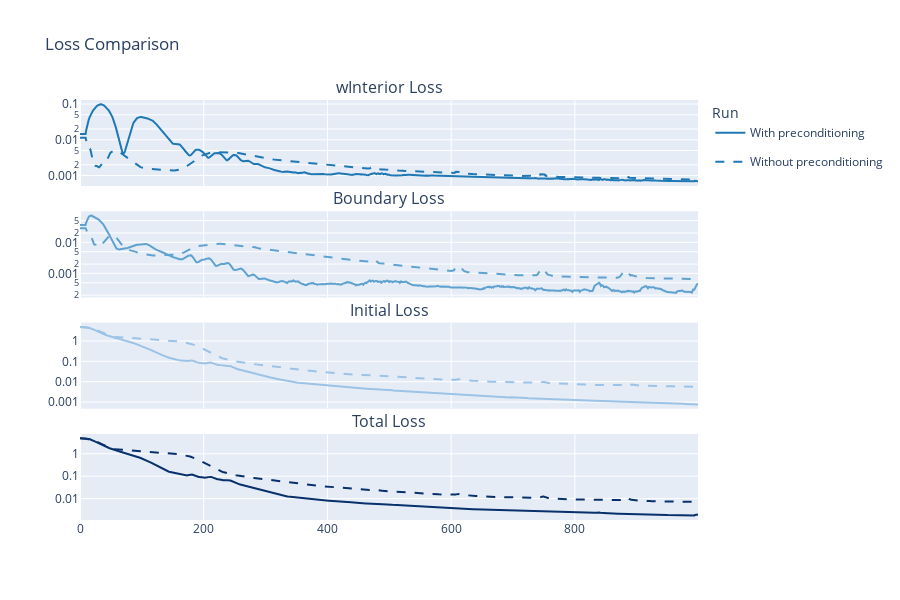

Notebook source saved alongside this figure:
### Markdown cell above
### Compare both runs

### Code cell
compare_loss_histories(
    [with_pre_state,without_pre_state],
    labels=["With preconditioning", "Without preconditioning"],
    smooth=True,
    smooth_window=10,
)

### Figure 1 — Plotly figure (JSON) as saved in the notebook; plotly's stock layout.template omitted (floating-point values rounded to 4 significant figures; data arrays with more than 128 entries replaced by an {"elided": "..."} marker saying what was removed)
{"data": [{"legendgroup": "With preconditioning", "line": {"color": "#1f77b4", "dash": "solid"}, "mode": "lines", "name": "With preconditioning", "showlegend": true, "type": "scatter", "x": {"elided": "1000 int values"}, "xaxis": "x", "y": {"elided": "1000 float values"}, "yaxis": "y"}, {"legendgroup": "With preconditioning", "line": {"color": "#5fa2d0", "dash": "solid"}, "mode": "lines", "name": "With preconditioning", "showlegend": false, "type": "scatter", "x": {"elided": "1000 int values"}, "xaxis": "x2", "y": {"elided": "1000 float values"}, "yaxis": "y2"}, {"legendgroup": "With preconditioning", "line": {"color": "#9cc3e6", "dash": "solid"}, "mode": "lines", "name": "With preconditioning", "showlegend": false, "type": "scatter", "x": {"elided": "1000 int values"}, "xaxis": "x3", "y": {"elided": "1000 float values"}, "yaxis": "y3"}, {"legendgroup": "With preconditioning", "line": {"color": "#08306B", "dash": "solid"}, "mode": "lines", "name": "With preconditioning", "showlegend": false, "type": "scatter", "x": {"elided": "1000 int values"}, "xaxis": "x4", "y": {"elided": "1000 float values"}, "yaxis": "y4"}, {"legendgroup": "Without preconditioning", "line": {"color": "#1f77b4", "dash": "dash"}, "mode": "lines", "name": "Without preconditioning", "showlegend": true, "type": "scatter", "x": {"elided": "1000 int values"}, "xaxis": "x", "y": {"elided": "1000 float values"}, "yaxis": "y"}, {"legendgroup": "Without preconditioning", "line": {"color": "#5fa2d0", "dash": "dash"}, "mode": "lines", "name": "Without preconditioning", "showlegend": false, "type": "scatter", "x": {"elided": "1000 int values"}, "xaxis": "x2", "y": {"elided": "1000 float values"}, "yaxis": "y2"}, {"legendgroup": "Without preconditioning", "line": {"color": "#9cc3e6", "dash": "dash"}, "mode": "lines", "name": "Without preconditioning", "showlegend": false, "type": "scatter", "x": {"elided": "1000 int values"}, "xaxis": "x3", "y": {"elided": "1000 float values"}, "yaxis": "y3"}, {"legendgroup": "Without preconditioning", "line": {"color": "#08306B", "dash": "dash"}, "mode": "lines", "name": "Without preconditioning", "showlegend": false, "type": "scatter", "x": {"elided": "1000 int values"}, "xaxis": "x4", "y": {"elided": "1000 float values"}, "yaxis": "y4"}], "layout": {"annotations": [{"font": {"size": 16}, "showarrow": false, "text": "wInterior Loss", "x": 0.5, "xanchor": "center", "xref": "paper", "y": 1, "yanchor": "bottom", "yref": "paper"}, {"font": {"size": 16}, "showarrow": false, "text": "Boundary Loss", "x": 0.5, "xanchor": "center", "xref": "paper", "y": 0.735, "yanchor": "bottom", "yref": "paper"}, {"font": {"size": 16}, "showarrow": false, "text": "Initial Loss", "x": 0.5, "xanchor": "center", "xref": "paper", "y": 0.47, "yanchor": "bottom", "yref": "paper"}, {"font": {"size": 16}, "showarrow": false, "text": "Total Loss", "x": 0.5, "xanchor": "center", "xref": "paper", "y": 0.205, "yanchor": "bottom", "yref": "paper"}], "height": 600, "legend": {"title": {"text": "Run"}}, "title": {"text": "Loss Comparison"}, "width": 900, "xaxis": {"anchor": "y", "domain": [0, 1], "matches": "x4", "showticklabels": false}, "xaxis2": {"anchor": "y2", "domain": [0, 1], "matches": "x4", "showticklabels": false}, "xaxis3": {"anchor": "y3", "domain": [0, 1], "matches": "x4", "showticklabels": false}, "xaxis4": {"anchor": "y4", "domain": [0, 1]}, "yaxis": {"anchor": "x", "domain": [0.795, 1], "type": "log"}, "yaxis2": {"anchor": "x2", "domain": [0.53, 0.735], "type": "log"}, "yaxis3": {"anchor": "x3", "domain": [0.265, 0.47], "type": "log"}, "yaxis4": {"anchor": "x4", "domain": [0, 0.205], "type": "log"}}}
